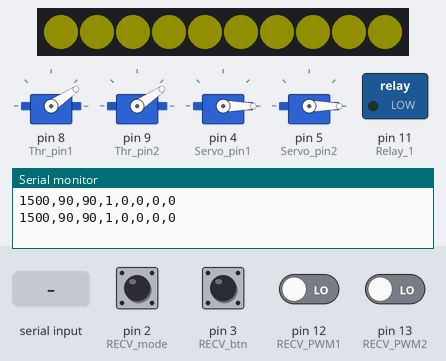
Bench run of a sketch on a simulated Arduino Uno, built with avr-gcc and run on an emulated ATmega328P. On the bench: 10 RGB LEDs in strip order, left to right, 4 × servo, switched loads named in the sketch (green lamp = pin HIGH), the last lines printed to the serial monitor. The inputs (shaded band) are chosen by the test bench; at power-on: pin 2 (RECV_mode), pin 3 (RECV_btn), pin 12 (RECV_PWM1), pin 13 (RECV_PWM2) LOW. Dim RGB values are drawn brighter than linear.

Above: at 2.2 s.
2.3 s: "90,45\n" received over Serial
At 2.81 s:
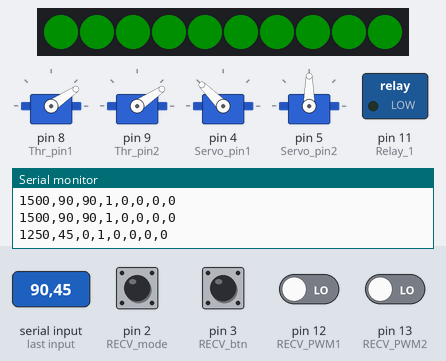
4.5 s: "30,150\n" received over Serial
At 4.82 s:
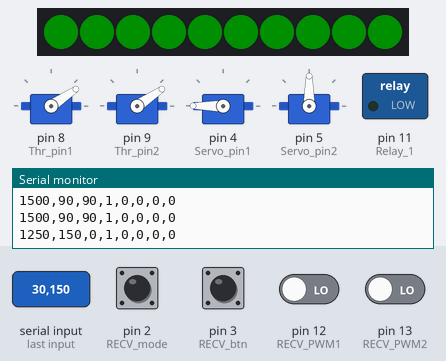
6.5 s: "90,45,200\n" received over Serial
At 6.84 s:
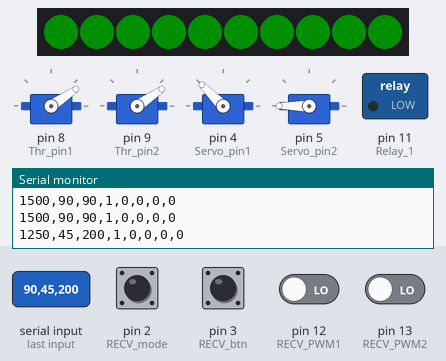
8.5 s: "30,150\n" received over Serial
At 8.85 s:
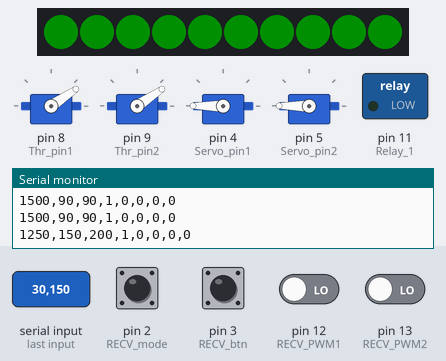
Timing chart, 0 to 11.5 s (numbered marks = the images above; inputs shaded):
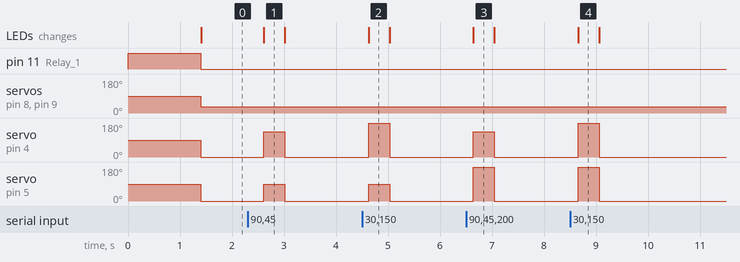

The sketch:

mast1_berthing.ino
```cpp
/// 2024.05.02
/// Author: SIWON, SEONHYUK, SEONHYUN
/// This code is the control code for MAST_1 ships.
/// Vessel configuration: 2 thrusters, LED, relay emergency power system, orin_no.1, 2 servo motor, rc1_receiver

#include <Servo.h>
#include <Adafruit_NeoPixel.h>

// Define Reciver pin

#define RECV_btn 3   // channel 5. emergency on&off
#define RECV_mode 2  // channel 1. Auto & RC mode
#define RECV_PWM1 12 // channel 2. servo motor
#define RECV_PWM2 13 // channel 3. thruster

// Define LED Status
#define LED_Pin 7
#define NUMPIXELS 10
Adafruit_NeoPixel pixels(NUMPIXELS, LED_Pin, NEO_GRB + NEO_KHZ800);
// Define motor pin
byte Servo_pin1 = 4; //port
byte Servo_pin2 = 5; //stbd

byte Thr_pin1 = 8; //port
byte Thr_pin2 = 9; //stbd

#define Relay_1 11

uint32_t redColor = pixels.Color(255, 0, 0);       // 빨간색
uint32_t greenColor = pixels.Color(0, 255, 0);     // 녹색
uint32_t blueColor = pixels.Color(0, 0, 255);      // 파란색
uint32_t yellowColor = pixels.Color(255, 255, 0);  // 노란색

String DataToESC;    //ESC에 전달할 PWM
String DataTOSend;   //아두이노가 보낼 신호
String RecieveData;  //아두이노가 받은 PWM
String DataFromRC;   // RC수신기에서 보낸 PWM
int ServoDefalut1 = 90;
int ServoDefalut2 = 90;
int Status = 1;  // ROS2 파싱 X

int thr_min = 1250;
int thr_max = 1750;
Servo thr1;
Servo thr2;
Servo servo1;
Servo servo2;
const float alpha = 0.4;
float filter_RC_1 = 0;
float filter_RC_2 = 0;
float filter_RC_3 = 0;
float filter_RC_4 = 0;
void setup() {
  pixels.begin();
  pixels.setBrightness(15);
  pinMode(RECV_btn, INPUT);
  pinMode(RECV_mode, INPUT);
  pinMode(RECV_PWM1, INPUT);
  pinMode(RECV_PWM2, INPUT);

  pinMode(Relay_1, OUTPUT);
  digitalWrite(Relay_1, HIGH);
  thr1.attach(Thr_pin1,1100,1900);
  thr2.attach(Thr_pin2,1100,1900);
  servo1.attach(Servo_pin1);
  servo2.attach(Servo_pin2);
  thr2.writeMicroseconds(1500);
  thr1.writeMicroseconds(1500);
  servo1.write(ServoDefalut1);
  servo2.write(ServoDefalut2);
  delay(1000);
  Serial.begin(57600);
}

void loop() {
  float sum1 = 0;
  float sum2 = 0;
  float sum3 = 0;
  float sum4 = 0;

  int cnt = 0;
  int count = 2;  // 이동평균필터의 분모
  int avg1, avg2, avg3, avg4;
  while (cnt < count) {
    sum1 += pulseIn(RECV_btn,  HIGH, 50000);
    sum2 += pulseIn(RECV_mode, HIGH, 50000);
    sum3 += pulseIn(RECV_PWM1, HIGH, 50000);
    sum4 += pulseIn(RECV_PWM2, HIGH, 50000);

    cnt++;
  }
  avg1 = sum1 / count;
  avg2 = sum2 / count;
  avg3 = sum3 / count;
  avg4 = sum4 / count;
  //avg1 = alpha * sum1 +(1-alpha) * avg1;
  //avg2 = alpha * sum2 +(1-alpha) * avg2;
  //avg3 = alpha * sum3 +(1-alpha) * avg3;
  //avg4 = alpha * sum4 +(1-alpha) * avg4;
  int a;
  DataFromRC = String(avg1) + "," + String(avg2) + "," + String(avg3) + "," + String(avg4);
  if (avg1 > 1600) {  // 비상정지 모드

    //setColor(redColor);
    a = 1;


  } else {
    if (avg2 < 1600) {
      a = 2; //setColor()

    }
    else {

    a = 3; //setColor()
    }
  }
  //시리얼 통신으로 데이터 수신
  if (Serial.available() > 0) {
    String RecieveData = Serial.readStringUntil('\n');  // 줄 바꿈 문자('\n')까지 읽음
    // 문자열을 파싱하여 숫자로 변환
    int value1, value2, value3;
    sscanf(RecieveData.c_str(), "%d,%d,%d", &value1, &value2, &value3);
    value1 = constrain(value1, thr_min, thr_max);
    if (a == 1) {
      setColor(redColor);
    } else {
      if (a == 2) {
      setColor(greenColor);
      } else {
        setColor(yellowColor);
      }
    }
    //setColor(greenColor);
    thr1.writeMicroseconds(value1);
    thr2.writeMicroseconds(value1);
    servo1.write(value2 + 90);
    servo2.write(value3 + 90);
    DataToESC = String(value1) + "," + String(value2) + "," + String(value3);
    Status = 1;  //ROS2 파싱중
  }
  else {
    // 수신된 데이터가 없을 때 기본 PWM 값을 사용
    avg4 = constrain(avg4, thr_min, thr_max);

    if (a == 1) {
      digitalWrite(Relay_1, HIGH);  // LOW가 OPEN 일 경우 LOW로 변경
      //digitalWrite(Relay_2, HIGH);
      setColor(redColor);

    } else {
      digitalWrite(Relay_1, LOW);  // LOW가 OPEN 일 경우 LOW로 변경
      //digitalWrite(Relay_2, LOW);
      setColor(yellowColor);
    }
    //setColor(yellowColor );
    thr1.writeMicroseconds(avg4);
    thr2.writeMicroseconds(avg4);
    avg3 = map(avg3, 1100,1900,-90,90);

    servo1.write(avg3 + 90);
    servo2.write(avg3 + 90);

    DataToESC = String(1500) + "," + String(ServoDefalut1) + "," + String(ServoDefalut2);
    Status = 1;  //ROS2 파싱 X

  }

  //시리얼 통신으로 데이터 송신
  if (Serial.availableForWrite()) {
    DataTOSend = DataToESC + "," + String(Status) + "," + DataFromRC;
    Serial.println(DataTOSend);
  }
}
// LED에 색상을 설정하는 함수
void setColor(uint32_t color) {
  for (int i = 0; i < NUMPIXELS; i++) {
    pixels.setPixelColor(i, color);  // 지정된 색상으로 설정
  }
  pixels.show();  // 변경사항 적용
}
```

Measured:
- after the input at 2.3 s, servo on pin 4 (Servo_pin1): 0° → 135° after 0.31 s, → 0° 0.40 s later; servo on pin 5 (Servo_pin2): 0° → 90° after 0.31 s, → 0° 0.40 s later; the LEDs: change after 0.31 s (image 1)
- after the input at 4.5 s, servo on pin 4 (Servo_pin1): 0° → 180° after 0.13 s, → 0° 0.40 s later; servo on pin 5 (Servo_pin2): 0° → 90° after 0.13 s, → 0° 0.40 s later; the LEDs: change after 0.13 s (image 2)
- after the input at 6.5 s, servo on pin 4 (Servo_pin1): 0° → 135° after 0.14 s, → 0° 0.40 s later; servo on pin 5 (Servo_pin2): 0° → 180° after 0.14 s, → 0° 0.40 s later; the LEDs: change after 0.14 s (image 3)
- after the input at 8.5 s, servo on pin 4 (Servo_pin1), servo on pin 5 (Servo_pin2): 0° → 180° after 0.16 s, → 0° 0.40 s later; the LEDs: change after 0.16 s (image 4)
- what the display in image 1 shows lasts 0.4 s, from 2.6 s to 3.0 s
